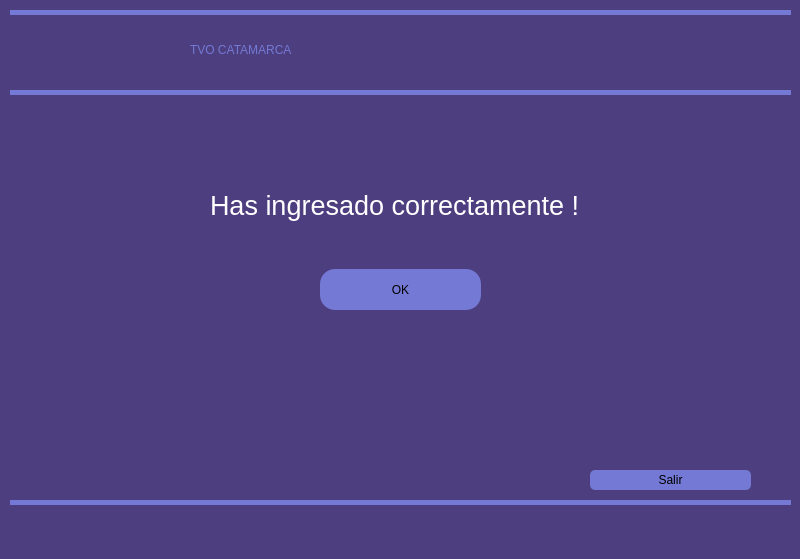
<?xml version="1.0" encoding="UTF-8"?>
<ui version="4.0">
 <class>MainWindow</class>
 <widget class="QMainWindow" name="MainWindow">
  <property name="geometry">
   <rect>
    <x>0</x>
    <y>0</y>
    <width>800</width>
    <height>559</height>
   </rect>
  </property>
  <property name="windowTitle">
   <string>MainWindow</string>
  </property>
  <property name="styleSheet">
   <string notr="true">
background-color: rgb(77, 62, 127)</string>
  </property>
  <widget class="QWidget" name="centralwidget">
   <widget class="QLabel" name="label">
    <property name="geometry">
     <rect>
      <x>190</x>
      <y>20</y>
      <width>431</width>
      <height>61</height>
     </rect>
    </property>
    <property name="styleSheet">
     <string notr="true">font: 36pt &quot;MS Shell Dlg 2&quot;;
color:white;
</string>
    </property>
    <property name="text">
     <string>&lt;html&gt;&lt;head/&gt;&lt;body&gt;&lt;p&gt;&lt;span style=&quot; color:#7379d4;&quot;&gt;TVO CATAMARCA&lt;/span&gt;&lt;/p&gt;&lt;/body&gt;&lt;/html&gt;</string>
    </property>
   </widget>
   <widget class="QLabel" name="label_2">
    <property name="geometry">
     <rect>
      <x>210</x>
      <y>190</y>
      <width>401</width>
      <height>51</height>
     </rect>
    </property>
    <property name="styleSheet">
     <string notr="true">font: 36pt &quot;MS Shell Dlg 2&quot;;
font: 16pt &quot;MS Shell Dlg 2&quot;;
color:white;
</string>
    </property>
    <property name="text">
     <string>&lt;html&gt;&lt;head/&gt;&lt;body&gt;&lt;p&gt;&lt;span style=&quot; font-size:20pt;&quot;&gt;Has ingresado correctamente !&lt;/span&gt;&lt;/p&gt;&lt;p&gt;&lt;br/&gt;&lt;/p&gt;&lt;/body&gt;&lt;/html&gt;</string>
    </property>
   </widget>
   <widget class="QPushButton" name="salirButton">
    <property name="geometry">
     <rect>
      <x>590</x>
      <y>470</y>
      <width>161</width>
      <height>20</height>
     </rect>
    </property>
    <property name="styleSheet">
     <string notr="true">border-radius:5px;
font: 10pt &quot;MS Shell Dlg 2&quot;;
background-color: rgb(115, 121, 212);</string>
    </property>
    <property name="text">
     <string>Salir</string>
    </property>
   </widget>
   <widget class="QWidget" name="verticalWidget" native="true">
    <property name="geometry">
     <rect>
      <x>10</x>
      <y>90</y>
      <width>781</width>
      <height>5</height>
     </rect>
    </property>
    <property name="styleSheet">
     <string notr="true">background-color: rgb(115, 121, 212);</string>
    </property>
    <layout class="QVBoxLayout" name="verticalLayout"/>
   </widget>
   <widget class="QWidget" name="verticalWidget_2" native="true">
    <property name="geometry">
     <rect>
      <x>10</x>
      <y>10</y>
      <width>781</width>
      <height>5</height>
     </rect>
    </property>
    <property name="styleSheet">
     <string notr="true">background-color: rgb(115, 121, 212);</string>
    </property>
    <layout class="QVBoxLayout" name="verticalLayout_2"/>
   </widget>
   <widget class="QWidget" name="verticalWidget_3" native="true">
    <property name="geometry">
     <rect>
      <x>10</x>
      <y>500</y>
      <width>781</width>
      <height>5</height>
     </rect>
    </property>
    <property name="styleSheet">
     <string notr="true">background-color: rgb(115, 121, 212);</string>
    </property>
    <layout class="QVBoxLayout" name="verticalLayout_3"/>
   </widget>
   <widget class="QPushButton" name="okButton">
    <property name="geometry">
     <rect>
      <x>320</x>
      <y>269</y>
      <width>161</width>
      <height>41</height>
     </rect>
    </property>
    <property name="styleSheet">
     <string notr="true">border-radius:5px;
font: 10pt &quot;MS Shell Dlg 2&quot;;
background-color: rgb(115, 121, 212);
border-radius:15px;</string>
    </property>
    <property name="text">
     <string>OK</string>
    </property>
   </widget>
  </widget>
  <widget class="QMenuBar" name="menubar">
   <property name="geometry">
    <rect>
     <x>0</x>
     <y>0</y>
     <width>800</width>
     <height>21</height>
    </rect>
   </property>
  </widget>
  <widget class="QStatusBar" name="statusbar"/>
 </widget>
 <resources/>
 <connections/>
</ui>
